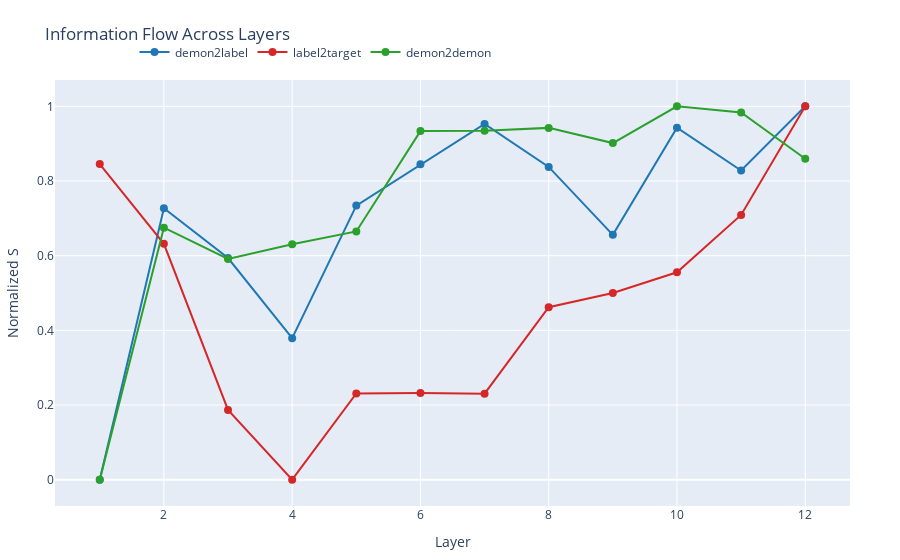

Source (notebook cell):
### Code cell
import torch
import numpy as np
from transformers import AutoModelForCausalLM, AutoTokenizer
from datasets import load_dataset
from typing import List, Dict, Tuple
import plotly.graph_objects as go
from IPython.display import display

class SaliencyAnalyzer:
    def compute_saliency_scores(self, attention_matrices: List[torch.Tensor], loss: torch.Tensor) -> List[torch.Tensor]:
        attention_matrices = [A.clone().detach().requires_grad_(True) for A in attention_matrices]
        combined_matrix = sum([A.sum() for A in attention_matrices])
        augmented_loss = loss + combined_matrix
        augmented_loss.backward(retain_graph=True)
        
        saliency_scores = []
        for A in attention_matrices:
            grad = A.grad
            if grad is None:
                raise ValueError("Gradient not computed for attention matrix")
            saliency = torch.abs(A * grad)
            saliency_scores.append(saliency)
        return saliency_scores
    
    def compute_flow_metrics(self, saliency_scores: List[torch.Tensor], 
                           class_positions: torch.Tensor,
                           target_position: int,
                           normalize: bool = True) -> Dict[str, List[float]]:
        raw_metrics = {"S_wp": [], "S_pq": [], "S_ww": []}
        
        for saliency in saliency_scores:
            wp_connections = self._get_text_to_label_connections(class_positions)
            S_wp = self._compute_average_flow(saliency, wp_connections)
            
            pq_connections = self._get_label_to_target_connections(class_positions, target_position)
            S_pq = self._compute_average_flow(saliency, pq_connections)
            
            ww_connections = self._get_other_connections(class_positions, target_position, saliency.shape[-1])
            S_ww = self._compute_average_flow(saliency, ww_connections)
            
            raw_metrics["S_wp"].append(S_wp)
            raw_metrics["S_pq"].append(S_pq)
            raw_metrics["S_ww"].append(S_ww)
        
        if normalize:
            normalized_metrics = {}
            for key, values in raw_metrics.items():
                min_val, max_val = min(values), max(values)
                if max_val > min_val:
                    normalized_metrics[key] = [(v - min_val) / (max_val - min_val) for v in values]
                else:
                    normalized_metrics[key] = [0.0 for _ in values]
            return normalized_metrics
        return raw_metrics

    def _get_text_to_label_connections(self, class_positions: torch.Tensor) -> List[Tuple[int, int]]:
        return [(p_k.item(), j) for p_k in class_positions for j in range(p_k.item())]

    def _get_label_to_target_connections(self, class_positions: torch.Tensor, target_position: int) -> List[Tuple[int, int]]:
        return [(target_position, p_k.item()) for p_k in class_positions]

    def _get_other_connections(self, class_positions: torch.Tensor, target_position: int, seq_len: int) -> List[Tuple[int, int]]:
        all_pairs = [(i, j) for i in range(seq_len) for j in range(i)]
        exclude = set(self._get_text_to_label_connections(class_positions) + 
                     self._get_label_to_target_connections(class_positions, target_position))
        return list(set(all_pairs) - exclude)

    def _compute_average_flow(self, saliency: torch.Tensor, connections: List[Tuple[int, int]]) -> float:
        if not connections:
            return 0.0
        total = 0.0
        for i, j in connections:
            if i >= saliency.shape[2] or j >= saliency.shape[3]:
                continue
            total += saliency[:, :, i, j].sum().item()
        return total / len(connections) if connections else 0.0

def generate_fancy_plot_jupyter(layers, S_wp, S_pq, S_ww):
    fig = go.Figure()

    fig.add_trace(go.Scatter(
        x=layers, y=S_wp,
        mode='lines+markers',
        name='demon2label',
        line=dict(color='#1f77b4'),
        marker=dict(size=8)
    ))

    fig.add_trace(go.Scatter(
        x=layers, y=S_pq,
        mode='lines+markers',
        name='label2target',
        line=dict(color='#d62728'),
        marker=dict(size=8)
    ))

    fig.add_trace(go.Scatter(
        x=layers, y=S_ww,
        mode='lines+markers',
        name='demon2demon',
        line=dict(color='#2ca02c'),
        marker=dict(size=8)
    ))

    fig.update_layout(
        title='Information Flow Across Layers',
        xaxis_title='Layer',
        yaxis_title='Normalized S',
        legend=dict(x=0.1, y=1.1, orientation='h'),
        margin=dict(l=50, r=50, t=80, b=50)
    )

    fig.show()
def get_class_positions(tokenizer, input_text, labels):
    tokenized_input = tokenizer(input_text, return_tensors="pt", add_special_tokens=False)
    input_ids = tokenized_input["input_ids"][0]
    positions = []
    
    for label in labels:
        label_ids = tokenizer.encode(label, add_special_tokens=False)
        found_position = None
        
        for idx in range(len(input_ids) - len(label_ids) + 1):
            if torch.all(input_ids[idx: idx + len(label_ids)] == torch.tensor(label_ids)):
                found_position = idx
                break
        
        if found_position is None:
            spaced_label = " " + label if not label.startswith(" ") else label
            label_ids = tokenizer.encode(spaced_label, add_special_tokens=False)
            for idx in range(len(input_ids) - len(label_ids) + 1):
                if torch.all(input_ids[idx: idx + len(label_ids)] == torch.tensor(label_ids)):
                    found_position = idx
                    break
        
        if found_position is not None:
            positions.append(found_position)
        else:
            print(f"Warning: Label '{label}' not found in input text.")
    
    return positions

def find_last_sentiment_position(tokenizer, input_ids):
    sentiment_token_ids = tokenizer.encode("Demonstration:", add_special_tokens=False)
    sentiment_length = len(sentiment_token_ids)
    positions = []
    
    for i in range(len(input_ids) - sentiment_length + 1):
        if torch.all(input_ids[i:i+sentiment_length] == torch.tensor(sentiment_token_ids)):
            positions.append(i)
    
    if not positions:
        raise ValueError("No 'Sentiment:' token found in input_ids.")
    
    last_sentiment_start = positions[-1]
    target_position = last_sentiment_start + sentiment_length
    return min(target_position, len(input_ids) - 1)

def main():
    dataset = load_dataset("emotion", split="train[:2%]")
    num_demos = 5
    demonstration_examples = dataset.select(range(num_demos + 1))
    labels = []
    label_names = dataset.features["label"].names
    input_text = ""
    for i in range(num_demos):
        example = demonstration_examples[i]
        text = example["text"]
        sentiment = label_names[example["label"]]
        spaced_sentiment = f" {sentiment}"
        input_text += f"Demonstration: {text}\nLabel:{spaced_sentiment}\n\n"
        labels.append(label_names[example["label"]])
    
    final_example = demonstration_examples[num_demos]
    final_text = final_example["text"]
    input_text += f"Demonstration: {final_text}\nLabel:"


    
    model_name = "gpt2"
    tokenizer = AutoTokenizer.from_pretrained(model_name)
    model = AutoModelForCausalLM.from_pretrained(model_name, output_attentions=True)
    model.eval()
    
    inputs = tokenizer(input_text, return_tensors="pt")
    input_ids = inputs["input_ids"][0]
    target_position = find_last_sentiment_position(tokenizer, input_ids)
    
    model.train()
    outputs = model(**inputs, labels=inputs["input_ids"])
    
    analyzer = SaliencyAnalyzer()
    saliency_scores = analyzer.compute_saliency_scores(list(outputs.attentions), outputs.loss)
    
    class_positions = torch.tensor(get_class_positions(tokenizer, input_text, labels))
    metrics = analyzer.compute_flow_metrics(saliency_scores, class_positions, target_position, normalize=True)
    
    layers = list(range(1, len(metrics["S_wp"]) + 1))
    generate_fancy_plot_jupyter(layers, metrics["S_wp"], metrics["S_pq"], metrics["S_ww"])

if __name__ == "__main__":
    main()

### Figure 1 — Plotly figure (JSON) as saved in the notebook; plotly's stock layout.template omitted (floating-point values rounded to 4 significant figures)
{"data": [{"line": {"color": "#1f77b4"}, "marker": {"size": 8}, "mode": "lines+markers", "name": "demon2label", "type": "scatter", "x": [1, 2, 3, 4, 5, 6, 7, 8, 9, 10, 11, 12], "y": [0, 0.7268, 0.5937, 0.3789, 0.734, 0.8446, 0.9528, 0.8376, 0.6558, 0.9428, 0.8282, 1]}, {"line": {"color": "#d62728"}, "marker": {"size": 8}, "mode": "lines+markers", "name": "label2target", "type": "scatter", "x": [1, 2, 3, 4, 5, 6, 7, 8, 9, 10, 11, 12], "y": [0.8452, 0.6318, 0.1869, 0, 0.2309, 0.232, 0.2305, 0.4618, 0.5, 0.5555, 0.7091, 1]}, {"line": {"color": "#2ca02c"}, "marker": {"size": 8}, "mode": "lines+markers", "name": "demon2demon", "type": "scatter", "x": [1, 2, 3, 4, 5, 6, 7, 8, 9, 10, 11, 12], "y": [0, 0.675, 0.5912, 0.6304, 0.6648, 0.9336, 0.9346, 0.9422, 0.9015, 1, 0.9832, 0.8597]}], "layout": {"legend": {"orientation": "h", "x": 0.1, "y": 1.1}, "margin": {"b": 50, "l": 50, "r": 50, "t": 80}, "title": {"text": "Information Flow Across Layers"}, "xaxis": {"title": {"text": "Layer"}}, "yaxis": {"title": {"text": "Normalized S"}}}}
